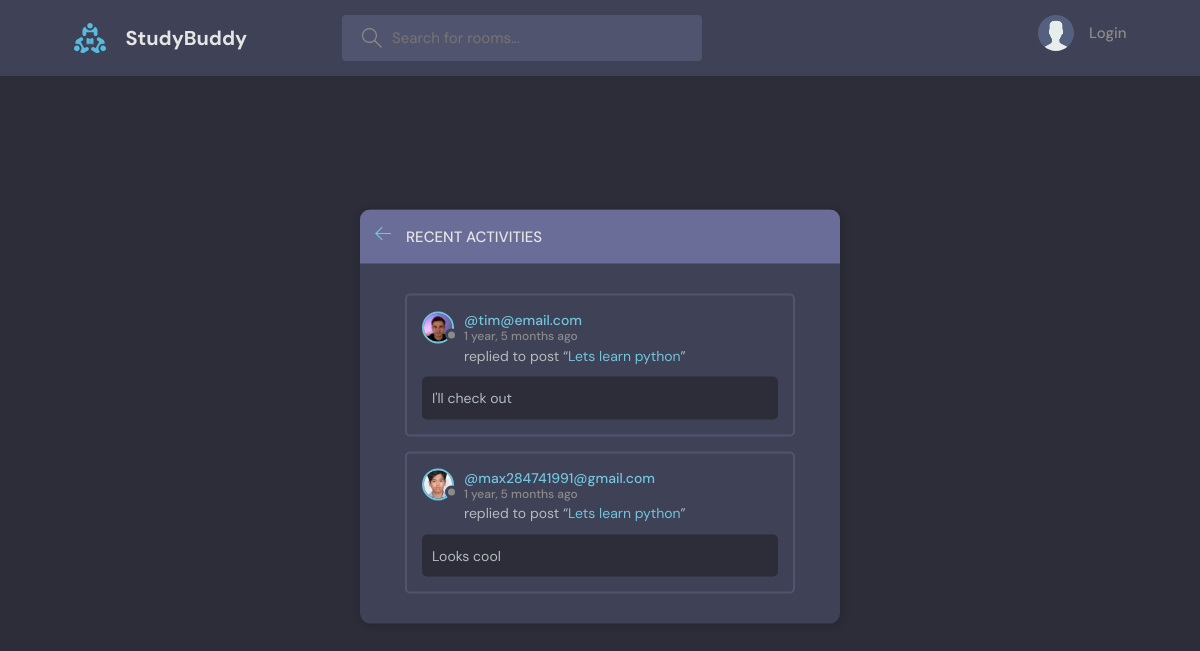
The page /activity/ on the database as committed earlier.
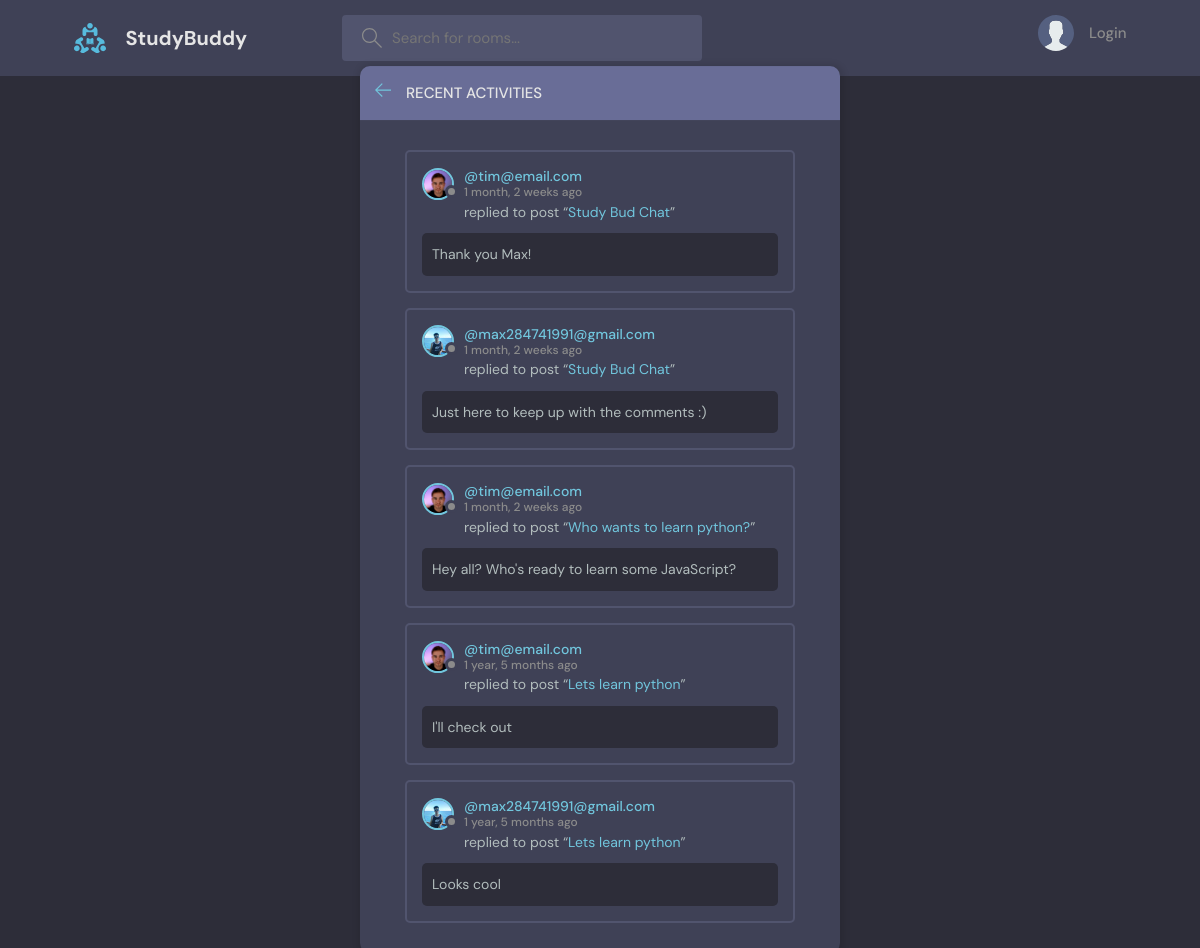
The same page on the database as committed later.
### base/models.py (models this page shows, shortened)
class Message(models.Model):
    user = models.ForeignKey(User, on_delete= models.CASCADE)
    room = models.ForeignKey(Room, on_delete= models.CASCADE)
    body = models.TextField()
    updated = models.DateTimeField(auto_now= True)
    created = models.DateTimeField(auto_now_add= True)
    class Meta:
        ordering = ['-updated', '-created']

class User(AbstractUser):
    name = models.CharField(max_length= 200, null= True)
    email = models.EmailField(unique= True , null= True)
    bio = models.TextField(null= True)
    avator = models.ImageField(null= True, default= "avatar.svg")
    USERNAME_FIELD = 'email'
    REQUIRED_FIELDS = []

class Room(models.Model):
    host = models.ForeignKey(User, on_delete= models.SET_NULL, null= True)
    topic = models.ForeignKey(Topic, on_delete= models.SET_NULL, null= True)
    name = models.CharField(max_length=200)
    description = models.TextField(null= True, blank= True)
    participants = models.ManyToManyField(
        User, related_name="participants", blank= True)
    updated = models.DateTimeField(auto_now= True)
    created = models.DateTimeField(auto_now_add= True)
    class Meta:
        ordering = ['-updated', '-created']
    def __str__(self):
        return self.name

### base/views.py (the view)
# urls.py: path('activity/', views.activityPage, name="activity"),
def activityPage(request):
    room_messages = Message.objects.all()
    return render(request, 'base/activity.html', {'room_messages': room_messages})

### base/templates/base/activity.html (shortened to what this page needs)
{% extends 'main.html' %}
{% block content %}
<main class="layout">
  <div class="container">
    <div class="layout__box">
      <div class="layout__boxHeader">
        <div class="layout__boxTitle">
          <a href="{% url 'home' %}">
            <svg version="1.1" xmlns="http://www.w3.org/2000/svg" width="32" height="32" viewBox="0 0 32 32">
              <title>arrow-left</title>
              <path
                d="M13.723 2.286l-13.723 13.714 13.719 13.714 1.616-1.611-10.96-10.96h27.625v-2.286h-27.625l10.965-10.965-1.616-1.607z"
              ></path>
            </svg>
          </a>
          <h3>Recent Activities</h3>
        </div>
      </div>
      <div class="activities-page layout__body">
        {% for message in room_messages %}
        <div class="activities__box">
          <div class="activities__boxHeader roomListRoom__header">
            <a href="{% url 'user-profile' message.user.id %}" class="roomListRoom__author">
              <div class="avatar avatar--small">
                <img src="{{message.user.avator.url}}" />
              </div>
              <p>
                @{{message.user}}
                <span>{{message.created | timesince}} ago</span>
              </p>
            </a>
          </div>
          <div class="activities__boxContent">
            <p>replied to post “<a href="{% url 'room' message.room.id %}">{{message.room}}</a>”</p>
            <div class="activities__boxRoomContent">
              {{message.body}}
            </div>
          </div>
        </div>
        {% endfor %}
      </div>
    </div>
  </div>
</main>
{% endblock content %}

Rows that differ between the two databases and show on the page:
added Message: user.avator (picture), user "tim@email.com", created "1 month, 2 weeks", room "Study Bud Chat", body "Thank you Max!"
added Message: user.avator (picture), user "max284741991@gmail.com", created "1 month, 2 weeks", room "Study Bud Chat", body "Just here to keep up with the comments :)"
added Message: user.avator (picture), user "tim@email.com", created "1 month, 2 weeks", room "Who wants to learn python?", body "Hey all? Who's ready to learn some JavaScript?"
changed through a linked row, Message "Looks cool": user.avator: a different picture
